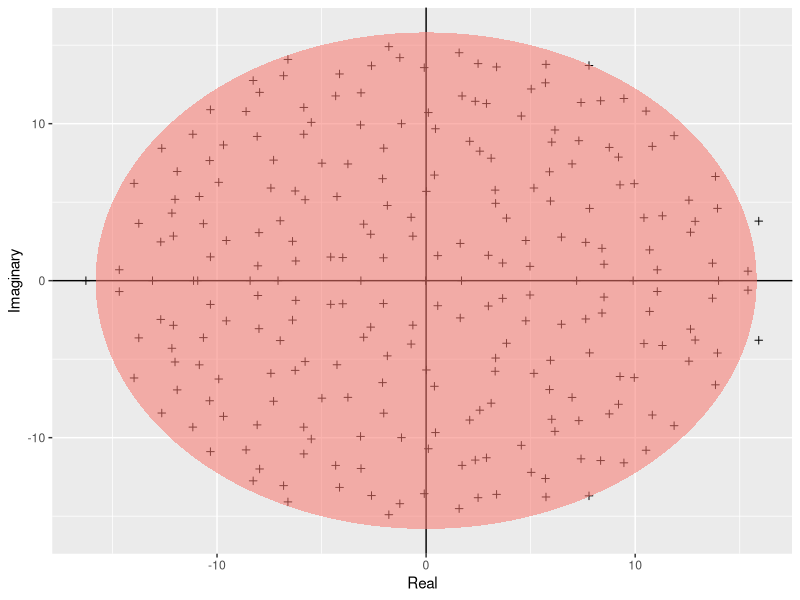

Source code (R):
#install.packages("ggplot2")
require(ggplot2) # load the ggplot2 package

build_ellipse <- function(hradius, vradius){ # function that returns an ellipse
  npoints = 250
  a <- seq(0, 2 * pi, length = npoints + 1)
  x <- hradius * cos(a)
  y <- vradius * sin(a)  
  return(data.frame(x = x, y = y))
}

N <- 250 # Assign size of the matrix

M <- matrix(rnorm(N * N), N, N) # Build the matrix

eigvals <- eigen(M)$values # Find the eigenvalues

eigDF <- data.frame("Real" = Re(eigvals), "Imaginary" = Im(eigvals)) # Build a dataframe

my_radius <- sqrt(N) # The radius of the circle is sqrt(N)

ellDF <- build_ellipse(my_radius, my_radius) # Dataframe to plot the ellipse

names(ellDF) <- c("Real", "Imaginary") # rename the columns

# plot the eigenvalues
pdf(file = "../results/Girko.pdf")
p <- ggplot(eigDF, aes(x = Real, y = Imaginary))
p <- p +
  geom_point(shape = I(3)) +
  theme(legend.position = "none")

# now add the vertical and horizontal line
p <- p + geom_hline(aes(yintercept = 0))
p <- p + geom_vline(aes(xintercept = 0))

# finally, add the ellipse
p <- p + geom_polygon(data = ellDF, aes(x = Real, y = Imaginary, alpha = 1/20, fill = "red"))
print(p)
dev.off()
